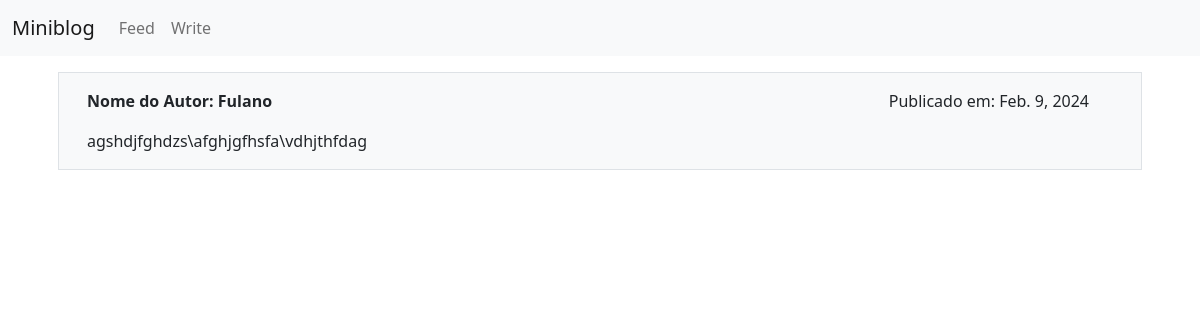
Page /feed/ on the earlier database version.
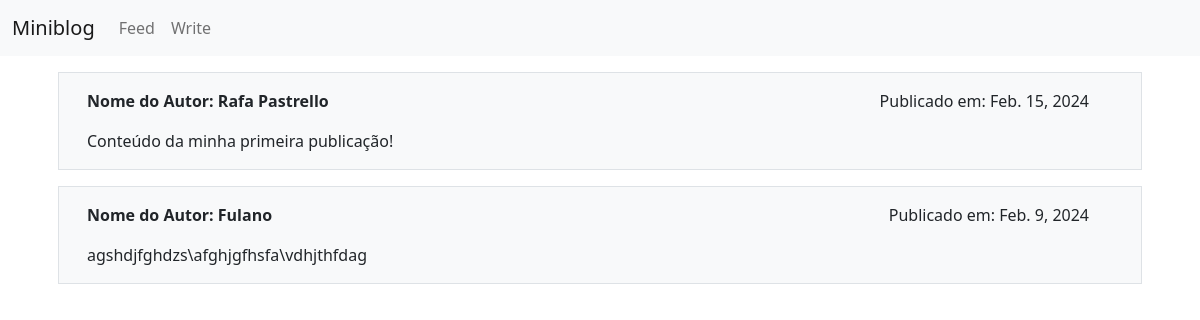
Same page on the later database version.
### blog/models.py (models this page shows)
class Publication(models.Model):
    id = models.AutoField(primary_key=True)
    author = models.TextField()
    date = models.DateField(auto_now_add=True)
    content = models.TextField()

### blog/views.py (the view)
# urls.py: path('feed/', views.feed_page)
def feed_page(request):
    publicacoes = Publication.objects.order_by('-date').all()
    return render(request, 'feed.html', {
        'publicacoes': publicacoes
    })

### blog/templates/feed.html (shortened to what this page needs)
{% extends "base.html" %}
{% block conteudo %}
{% for publicacao in publicacoes %}
<div class="row bg-light m-3 border p-3">
    <div class="row">
        <div class="col">
            <strong>Nome do Autor: {{publicacao.author}}</strong>
        </div>
        <div class="col-auto">
            Publicado em: {{publicacao.date}}
        </div>
    </div>
    <div class="row mt-3">
        <div class="col">
            {{publicacao.content}}
        </div>
    </div>
</div>
{% endfor %}
{% endblock conteudo %}

Differences in the rows shown:
added Publication: author "Rafa Pastrello", date "Feb. 15, 2024", content "Conteúdo da minha primeira publicação!"
